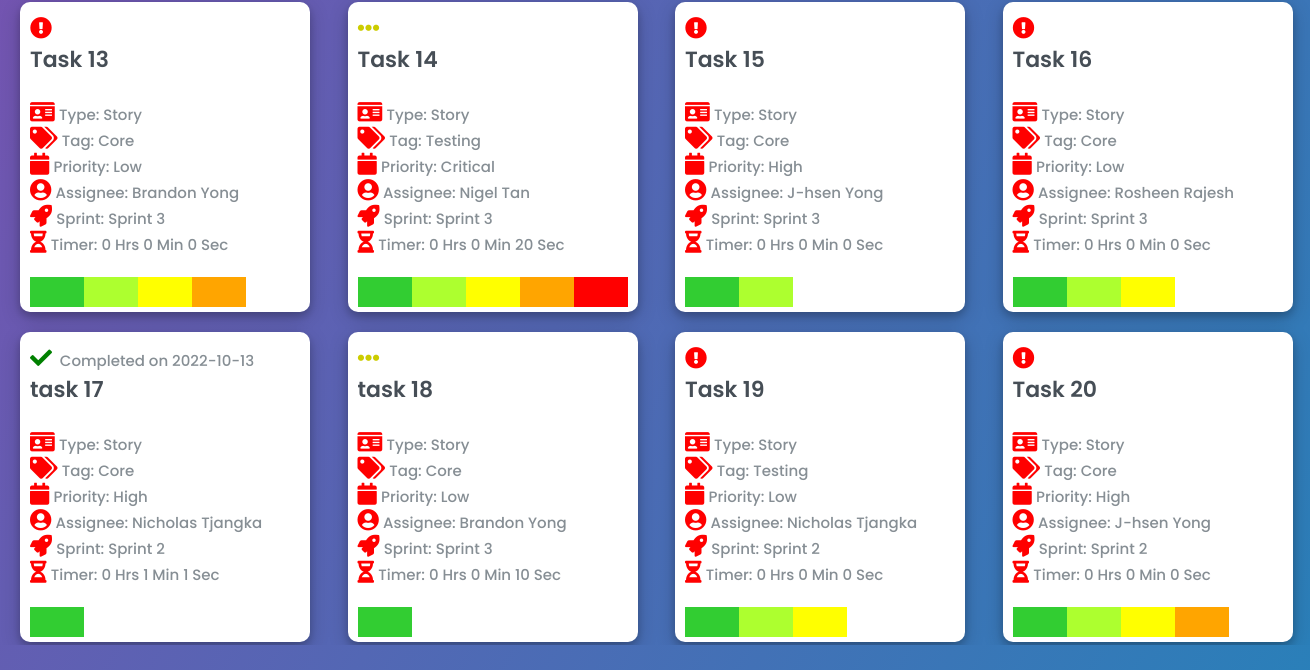
Before: / (lower part) with the older database file.
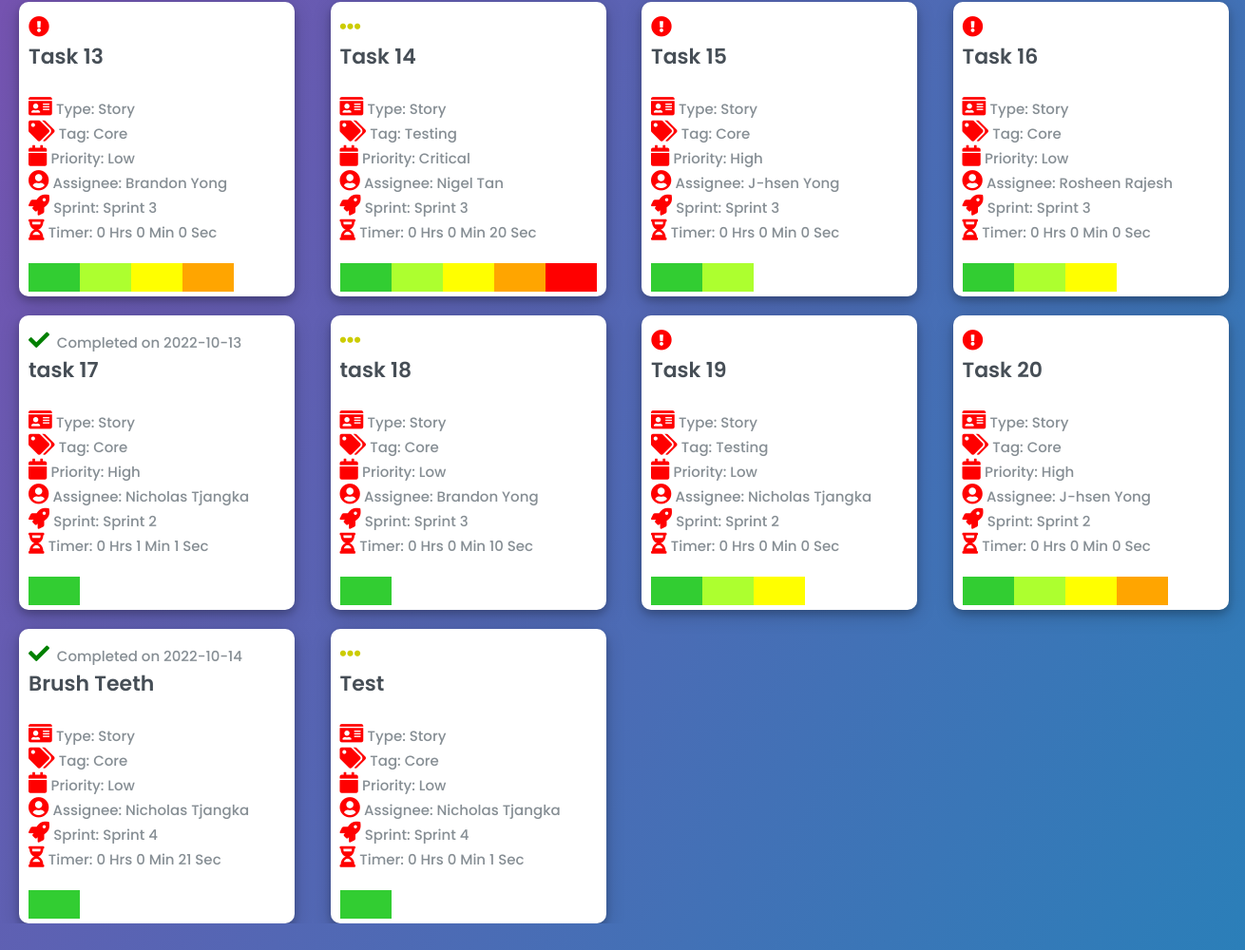
After: the same page with the newer database file.
### tables this page shows
CREATE TABLE "card" (
	"card_id"	INTEGER NOT NULL UNIQUE,
	"card_name"	TEXT NOT NULL,
	"card_tag"	TEXT,
	"card_priority"	TEXT,
	"card_storypoint"	TEXT,
	"card_description"	TEXT,
	"card_status"	TEXT,
	"card_start"	TEXT,
	"card_stop"	TEXT,
	"card_elapsed"	BLOB,
	"list_id"	INTEGER,
	"user_username"	TEXT,
	"sprint_id"	INTEGER,
	"card_type"	INTEGER,
	"card_timer"	BLOB DEFAULT 0,
	PRIMARY KEY("card_id" AUTOINCREMENT),
	FOREIGN KEY("user_username") REFERENCES "User"("user_username") ON DELETE SET NULL,
	FOREIGN KEY("list_id") REFERENCES "List"("list_id") ON DELETE SET NULL,
	FOREIGN KEY("sprint_id") REFERENCES "Sprint"("sprint_id") ON DELETE SET NULL
);

CREATE TABLE "Sprint" (
	"sprint_id"	INTEGER NOT NULL UNIQUE,
	"sprint_name"	TEXT,
	"sprint_start"	TEXT,
	"sprint_end"	TEXT,
	"sprint_status"	TEXT,
	PRIMARY KEY("sprint_id" AUTOINCREMENT)
);

### app.py (the view)
@app.route("/", methods=['POST', 'GET'])
def product_backlog():
    users = appDb.all_users()
    sprints = appDb.all_sprint()
    if request.method == "POST":
        card_name = request.form.get("taskname")
        card_tag = request.form.get("tasktag")
        card_priority = request.form.get("taskpriority")
        card_storypoint = request.form.get("taskstorypoint")
        card_description = request.form.get("taskdescription")
        card_type = request.form.get("tasktype")
        if  request.form.get("taskassignee") == "":
            card_assignee = None
        else:
             card_assignee = request.form.get("taskassignee")
        try:
            appDb.create_card(card_name, card_tag, card_priority, card_storypoint, card_description, "To do", card_type, None, card_assignee)
            return redirect("/")
        except:
            return "There was an issue addind your task!"
    else:
        tasks = appDb.all_cards()
        return render_template("index.html", tasks=tasks, users=users, sprints=sprints)

### db.py (called while the page is built)
    def all_users(self) :
        try :
            self.cursor.execute(
                "SELECT * from user")
            return self.cursor.fetchall()
        except Exception as e :
            return e

    def all_cards(self ) :
        try :
            self.cursor.execute(
                "SELECT * from CARD")
            return self.cursor.fetchall()
        except Exception as e :
            return e

    def all_sprint(self) :
        try :
            self.cursor.execute(
                "Select * from sprint")
            return self.cursor.fetchall()
        except Exception as e :
            return e

### templates/index.html (shortened to what the changed rows need)
{% extends "base.html" %}
{% block head %}
<link rel="stylesheet" href="https://use.fontawesome.com/releases/v5.15.4/css/all.css"/>
{% endblock %}
{% block body %}
<div class="product_backlog">
    <div class="task_box">
        {% for task in tasks %}
            <div class="miniature_card">
                <div class="front_facing">
                    {% if task[6] == "To do" %}
                        <div><i class="fa fa-exclamation-circle" style="color:red; margin-top: 5px;"></i></div>
                    {% elif task[6] == "Doing" %}
                        <div><i class="fa fa-ellipsis-h" style="color:#CCCC00; margin-top: 5px;"></i></div>
                    {% else %}
                        <div><i class="fa fa-check" style="color:green; margin-top: 5px;"></i><span class="quote2">&nbsp;&nbsp;Completed on {{task[9]}}</span></div>
                    {% endif %}
                    <div class="card_text">
                        <h3 class="name">{{task[1]}}</h3>
                        <br>
                    </div>
                    <div class="tag_type_priority">
                        <i class="fa fa-id-card"></i>
                        <span class="quote2">Type: {{task[13]}}</span>
                        <br>
                        <i class="fa fa-tags"></i>
                        <span class="quote2">Tag: {{task[2]}}</span>
                        <br>
                        <i class="fa fa-calendar"></i>
                        <span class="quote2">Priority: {{task[3]}}</span>
                        <br>
                        <i class="fa fa-user-circle"></i>
                        <span class="quote2">Assignee: {{task[11]}}</span>
                        <br>
                        <i class="fa fa-rocket"></i>
                        {% if task[12] == None %}
                            <span class="quote2">Sprint: None</span>
                        {% else %}
                            {% for sprint in sprints %}
                                {% if task[12] == sprint[0] %}
                                    <span class="quote2">Sprint: {{sprint[1]}}</span>
                                {% endif %}
                            {% endfor %}
                        {% endif %}
                        <br>
                        <i class="fa fa-hourglass-half"></i>
                        {% if task[14] == 0 %}
                            <span class="quote2">Timer: 0 Hrs 0 Min 0 Sec</span>
                        {% else %}
                            {% set time = task[14]|int() %}
                            {% set time = time - 662400 %}
                            <span class="quote2">Timer: {{time // 3600}} Hrs {{(time // 60) - (60*(time // 3600))}} Min {{time % 60}} Sec</span>
                        {% endif %}
                        <br>
                        <div class="line">
                            {% if task[4] == "1" %}
                                <span class="color-1"></span>
                            {% elif task[4] == "2" %}
                                <span class="color-1"></span>
                                <span class="color-2"></span>
                            {% elif task[4] == "3" %}
                                <span class="color-1"></span>
                                <span class="color-2"></span>
                                <span class="color-3"></span>
                            {% elif task[4] == "4" %}
                                <span class="color-1"></span>
                                <span class="color-2"></span>
                                <span class="color-3"></span>
                                <span class="color-4"></span>
                            {% else %}
                                <span class="color-1"></span>
                                <span class="color-2"></span>
                                <span class="color-3"></span>
                                <span class="color-4"></span>
                                <span class="color-5"></span>
                            {% endif %}
                        </div>
                    </div>
                </div>
            </div>
        {% endfor %}
    </div>
</div>
{% endblock %}

Changed rows visible on the page:
added card: card_elapsed "2022-10-14", card_name "Brush Teeth", card_type "Story", card_tag "Core", card_priority "Low", user_username "Nicholas Tjangka", time "0", value "0", time "21", card_storypoint "1" (drawn)
now on this page (row unchanged): Sprint: sprint_name "Sprint 4"
added card: card_status "Doing" (drawn), card_name "Test", card_type "Story", card_tag "Core", card_priority "Low", user_username "Nicholas Tjangka", time "0", value "0", time%60 "1"
